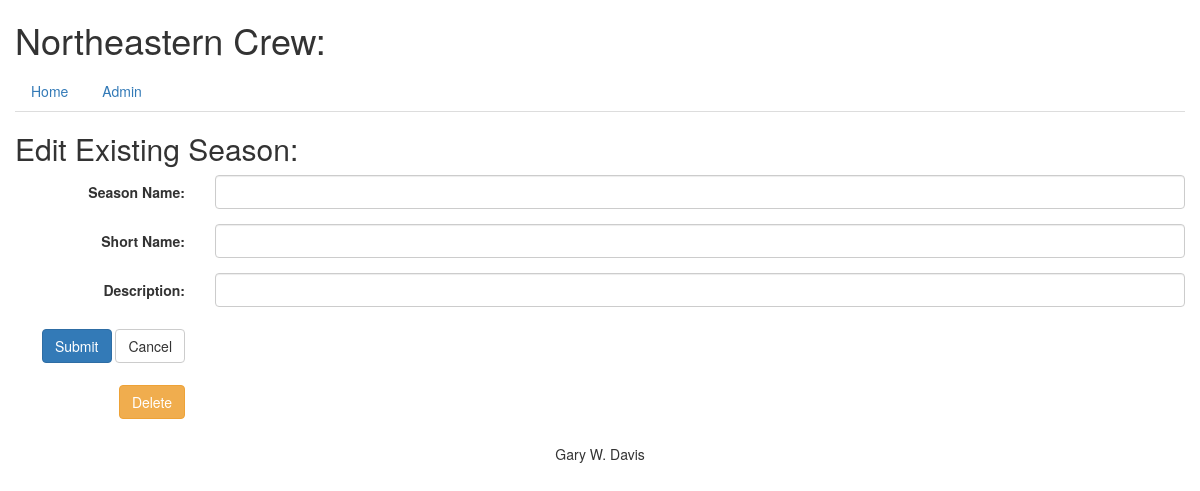
The page /season/5/edit/ on the database as committed earlier.
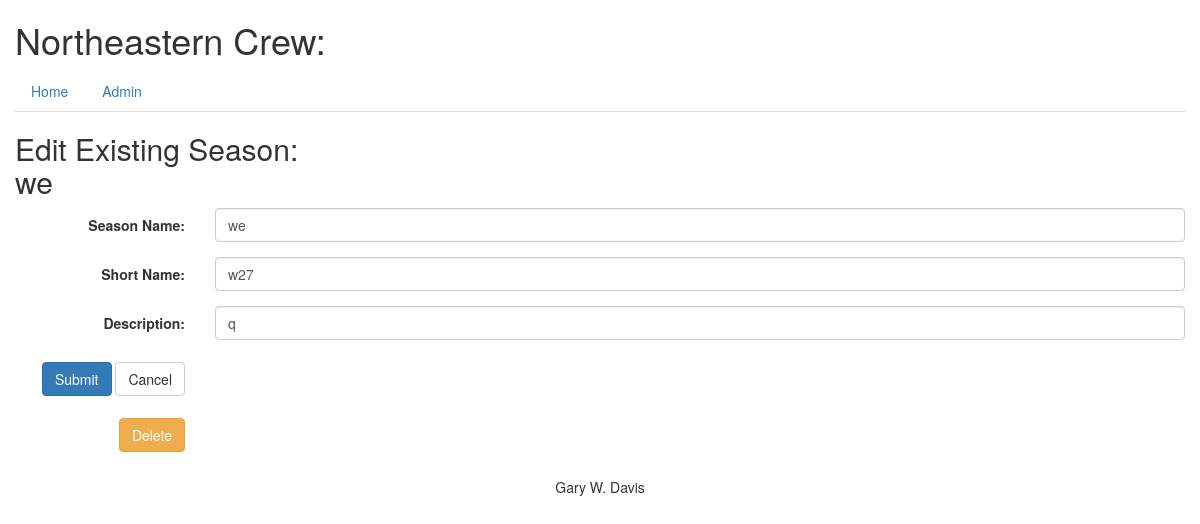
The same page on the database as committed later.
### database_setup.py (models this page shows)
class Seasons(Base):
    __tablename__ = 'seasons'
    id = Column(Integer, primary_key=True)
    name = Column(String(30), unique=True, nullable=False)
    short = Column(String(15), unique=True)
    description = Column(String(120))
    rower = relationship('Rowers', secondary='rowerseasons')

### rowing.py (the view)
@app.route('/season/<season_id>/edit/', methods=['GET', 'POST'])
def editSeason(season_id):
    if request.method == 'POST':
        db_helper.update_season(season_id, request.form)
        return redirect(url_for('showSeasons'))
    else:
        season = db_helper.get_season_from_season_id(season_id)
        return render_template('editseason.html', season=season)

### db_helper.py (called while the page is built)
def get_season_from_season_id(season_id):
    return session.query(Seasons).get(season_id)

### templates/editseason.html
{% extends "base.html" %}
{% block content %}
<h2>Edit Existing Season: <br>{{season.name}}</h2>
<form class="form-horizontal" action="{{ url_for('editSeason', season_id=season.id)}}" method = 'post'>
  <div class='form-group'>
    <label for="inputName" class="control-label col-xs-2">Season Name:</label>
    <div class="col-xs-10">
      <input type ='text' class="form-control" id="inputName" name='name' value='{{season.name}}' required>
    </div>
  </div>
  <div class='form-group'>
    <label for="inputShort" class="control-label col-xs-2">Short Name:</label>
    <div class="col-xs-10">
      <input type ='text' class="form-control" id="inputShort" name='short' value='{{season.short}}' required>
    </div>
  </div>
  <div class='form-group'>
    <label for="inputDescr" class="control-label col-xs-2">Description:</label>
    <div class="col-xs-10">
      <input type ='text' class="form-control" id="inputDescr" name='description' value='{{season.description}}' required>
    </div>
  </div>
  <div class='form-group'>
    <div class="control-label col-xs-2">
      <button type="submit" value='Submit Changes' class="btn btn-primary">Submit</button>
      <a class="btn btn-default" onclick="goBack()" role="button">Cancel</a>
    </div>
  </div>
  <div class='form-group'>
    <div class="control-label col-xs-2">
      <a class="btn btn-warning" href="{{url_for('deleteSeasonConfirmation', season_id=season.id)}}" role="button">Delete</a>
    </div>
  </div>
</form>
{% endblock %}

Rows that differ between the two databases and show on the page:
added Seasons: name "we", short "w27", description "q"
